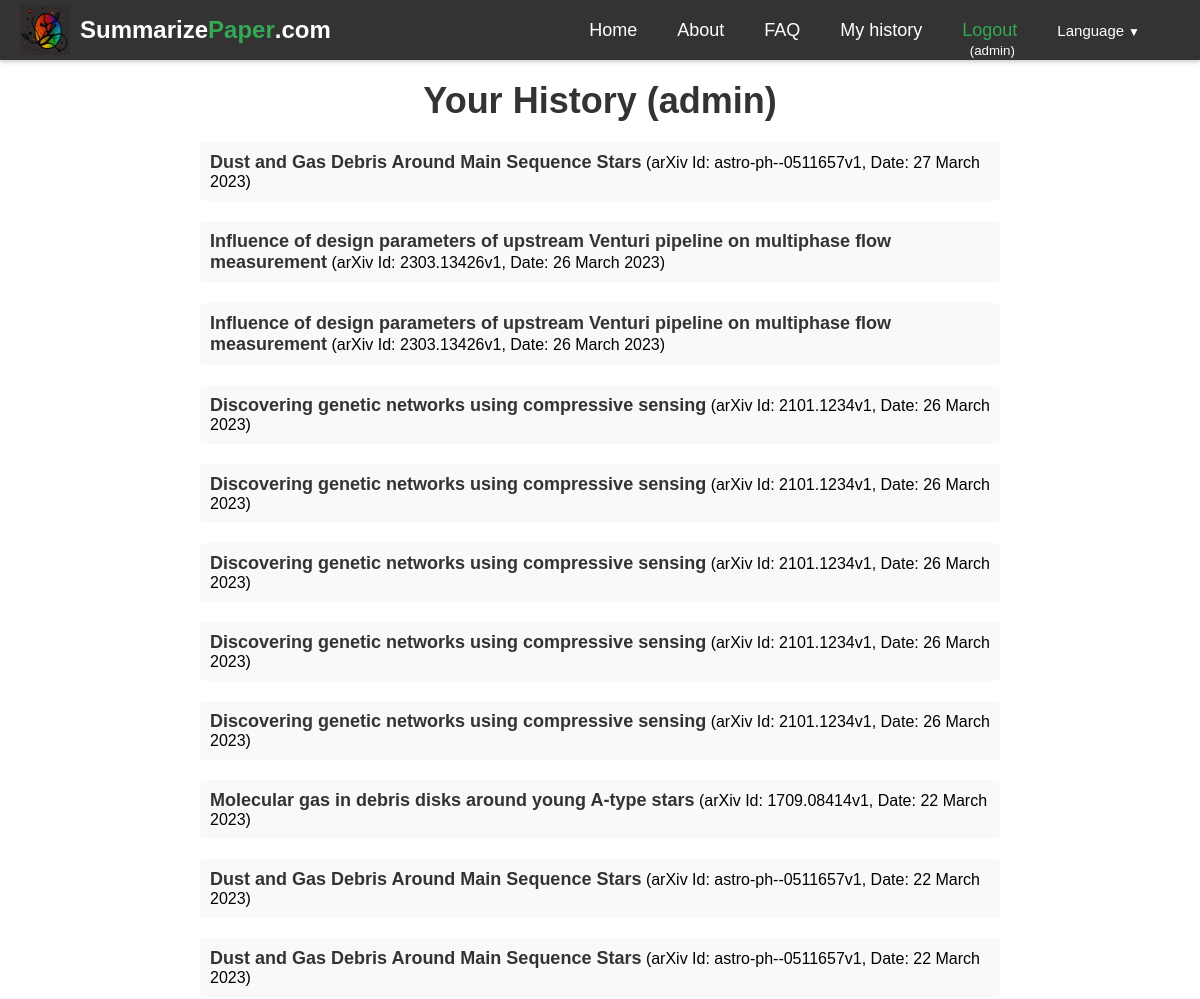
Before: /history/ (signed in, upper part) with the older database file.
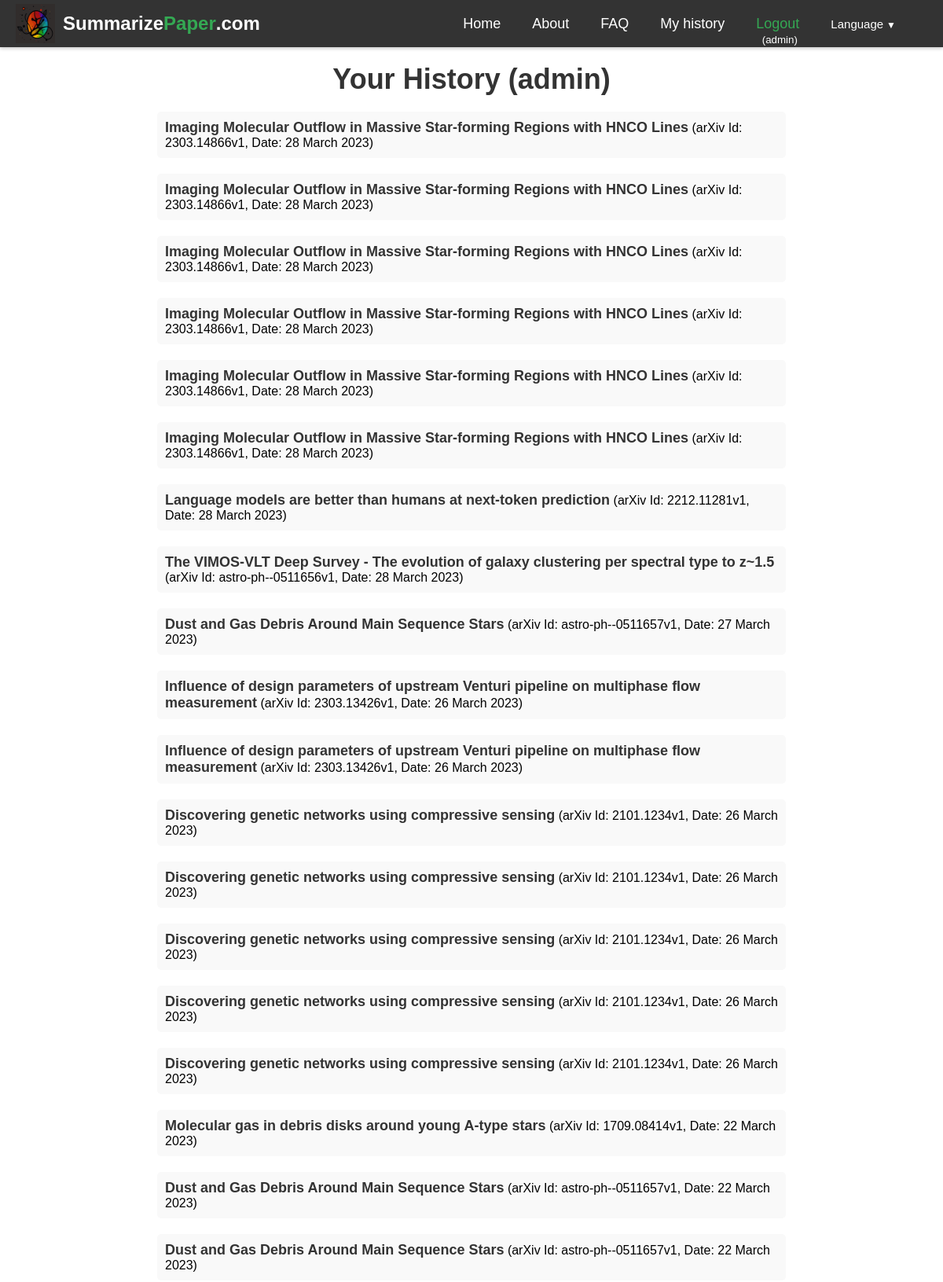
After: the same page with the newer database file.
### summarizer/models.py (models this page shows, shortened)
class ArxivPaper(models.Model):
    id = models.AutoField(primary_key=True)
    arxiv_id = models.CharField(max_length=20, unique=True)
    created = models.DateTimeField(auto_now_add=True)
    updated = models.DateTimeField(auto_now=True)
    title = models.CharField(max_length=400, blank=True, null=True)
    abstract = models.TextField(blank=True, null=True)
    authors = models.ManyToManyField(Author, blank=True, through='PaperAuthor')
    link_doi = models.URLField(blank=True, null=True)
    link_homepage = models.URLField(blank=True, null=True)
    published_arxiv = models.DateField(blank=True, null=True)
    journal_ref = models.CharField(max_length=200, blank=True, null=True)
    comments = models.TextField(blank=True, null=True)
    license = models.CharField(max_length=400, blank=True, null=True)
    category = models.CharField(max_length=50, blank=True, null=True)
    updated_arxiv = models.DateField(blank=True, null=True)

class PaperHistory(models.Model):
    id = models.AutoField(primary_key=True)
    arxiv_id = models.CharField(max_length=20)
    created = models.DateTimeField(auto_now_add=True)
    user = models.ForeignKey(User,blank=True, null=True, on_delete=models.CASCADE)
    ip_address = models.TextField(blank=True, null=True)
    lang = models.CharField(max_length=10,default='en')
    def __str__(self):
        return self.arxiv_id#+' '+self.user.username

### summarizer/views.py (the view)
# urls.py: path("history/", views.history, name="history"),
def history(request):
    stuff_for_frontend={}
    paper_history=[]
    if request.user.is_authenticated:
        auth=True
        history=PaperHistory.objects.filter(user=request.user).order_by('-created')
        print('history',history)
        for h in history:
            arxiv_paper = ArxivPaper.objects.filter(arxiv_id=h.arxiv_id).first()
            paperdate = h.created#.strftime('%d/%m/%Y')
            if arxiv_paper:
                paper_history.append({'arxiv_id': h.arxiv_id, 'title': arxiv_paper.title, 'date': paperdate})
            else:
                paper_history.append({'arxiv_id': h.arxiv_id, 'date': paperdate})
    else:
        auth=False
    stuff_for_frontend.update({
        'auth':auth,
        'paper_history':paper_history
    })
    return render(request, "summarizer/history.html", stuff_for_frontend)

### templates/summarizer/history.html (shortened to what this page needs)
{% extends 'base.html' %}
{% load static %}
{% load i18n %}
{% get_current_language as LANGUAGE_CODE %}
{% block content %}
{% if auth %}
<div class="history">
    <h1 class="history-title">{% trans 'Your History' %} ({{ user.username }})</h1>
{% if paper_history %}
<ul class="history-list">
{% for h in paper_history %}
{% if h.title %}
  <li class="history-item"><a href="/{{LANGUAGE_CODE}}/arxiv-id/{{ h.arxiv_id }}" class="history-link">{{ h.title }}</a> (arXiv Id: {{ h.arxiv_id }}, Date: {{ h.date|date:"j F Y" }})</li>
{% else %}
  <li class="history-item">arXiv Id: <a href="/{{LANGUAGE_CODE}}/arxiv-id/{{ h.arxiv_id }}" class="history-link">{{ h.arxiv_id }}</a> (Date: {{ h.date }})</li>
{% endif %}
{% endfor %}
</ul>
{% else %}
<p class="history-message">No history yet</p>
{% endif %}
{% else %}
<p class="history-message">{% trans 'You cannot access this page.' %}</p>
{% endif %}
</div>
{% endblock %}

Changed rows visible on the page:
added ArxivPaper: title "Imaging Molecular Outflow in Massive Star-forming Regions with HNCO Lines" "Imaging Molecular Outflow in Massive Star-forming Regions with HNCO Lines" "Imaging Molecular Outflow in Massive Star-forming Regions with HNCO Lines" "Imaging Molecular Outflow in Massive Star-forming Regions with HNCO Lines" "Imaging Molecular Outflow in Massive Star-forming Regions with HNCO Lines" "Imaging Molecular Outflow in Massive Star-forming Regions with HNCO Lines"
added PaperHistory: arxiv_id "2303.14866v1", date "28 March 2023"
added PaperHistory: arxiv_id "2303.14866v1", date "28 March 2023"
added PaperHistory: arxiv_id "2303.14866v1", date "28 March 2023"
added PaperHistory: arxiv_id "2303.14866v1", date "28 March 2023"
added PaperHistory: arxiv_id "2303.14866v1", date "28 March 2023"
added PaperHistory: arxiv_id "2303.14866v1", date "28 March 2023"
now on this page (row edited): ArxivPaper: title "Language models are better than humans at next-token prediction"
added PaperHistory: arxiv_id "2212.11281v1", date "28 March 2023"
added ArxivPaper: title "The VIMOS-VLT Deep Survey - The evolution of galaxy clustering per spectral type to z~1.5"
added PaperHistory: arxiv_id "astro-ph--0511656v1", date "28 March 2023"
Other visible differences:
new list line: "(arXiv Id: , Date: )"
